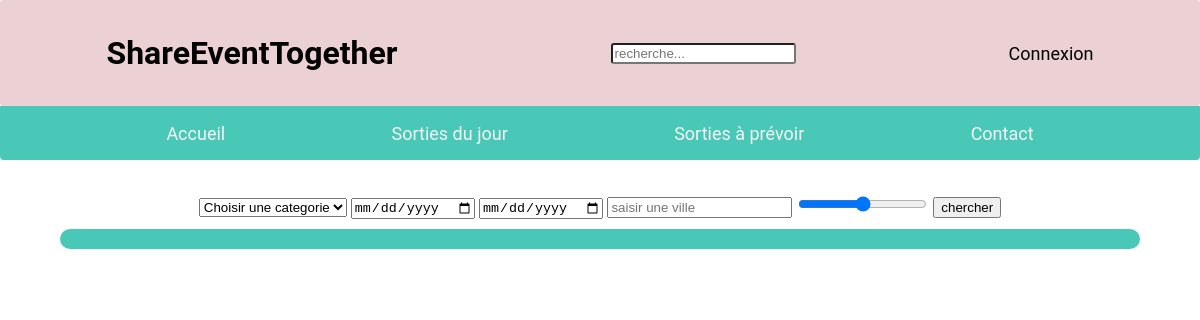
The app's page /php/sortieAPrevoir.php, older data.
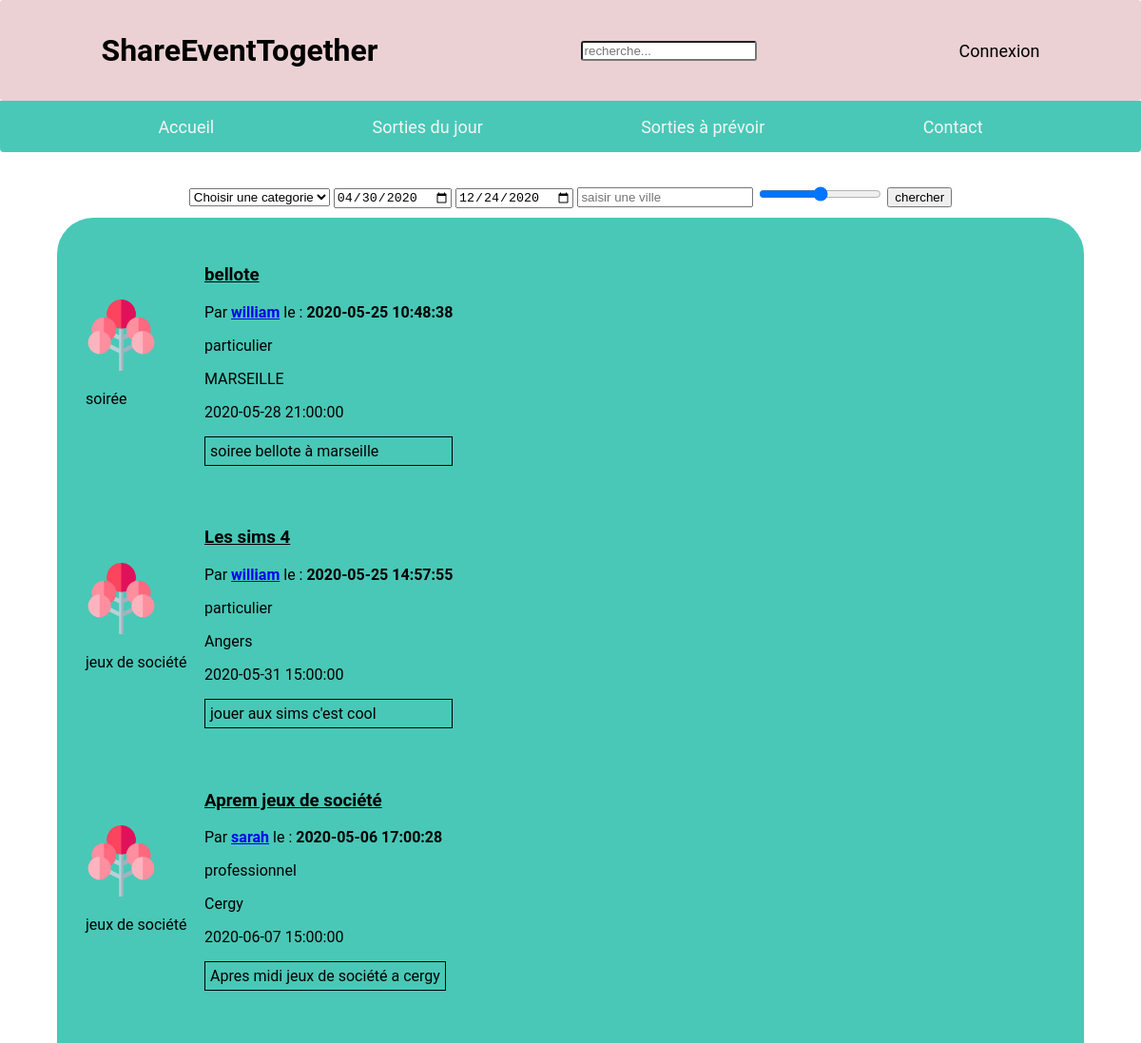
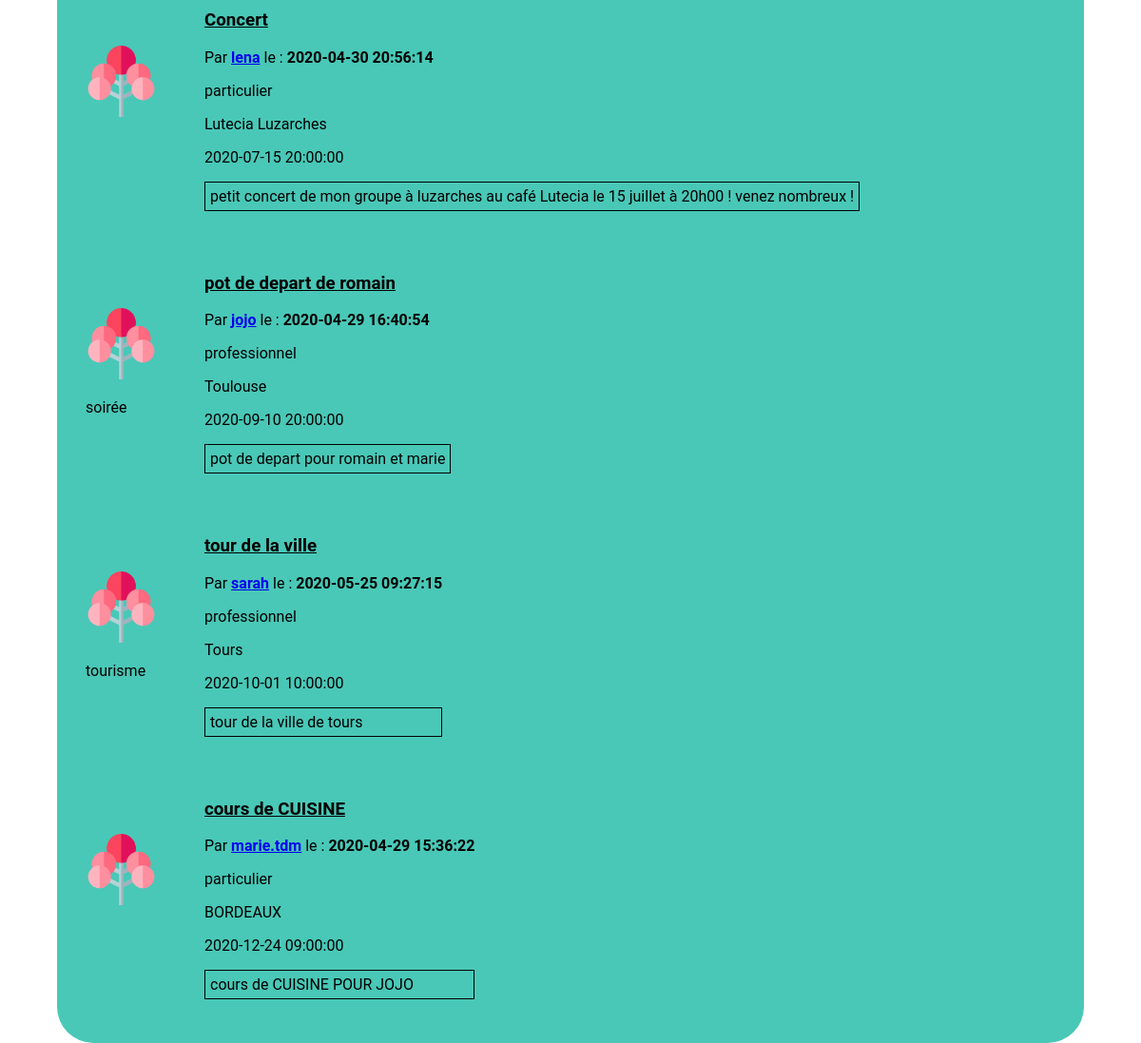
The same page, newer data (2 pictures, top to bottom).
### tables this page shows
CREATE TABLE `evenements` (
  `id_evenement` int(11) NOT NULL,
  `id_utilisateur` int(11) NOT NULL,
  `date_poste` datetime NOT NULL DEFAULT CURRENT_TIMESTAMP,
  `description` text NOT NULL,
  `date_evenement` datetime NOT NULL,
  `titre_evenement` varchar(250) NOT NULL,
  `id_karma` int(11) DEFAULT NULL,
  `lieu` varchar(255) DEFAULT NULL,
  `id_categorie` int(11) DEFAULT NULL
);

CREATE TABLE `categorie_evenements` (
  `id_categorie` int(11) NOT NULL,
  `nom_categorie` varchar(100) NOT NULL
);

CREATE TABLE `utilisateurs` (
  `id_utilisateur` int(11) NOT NULL,
  `prenom` varchar(100) NOT NULL,
  `nom` varchar(100) NOT NULL,
  `date_naissance` date NOT NULL,
  `adresse` varchar(250) NOT NULL,
  `code_postale` int(5) NOT NULL,
  `pays` varchar(100) NOT NULL,
  `telephone` int(10) NOT NULL,
  `mail` varchar(250) NOT NULL,
  `pseudo` varchar(100) NOT NULL,
  `mot_de_passe` varchar(255) NOT NULL,
  `type_utilisateur` varchar(50) NOT NULL,
  `ville` varchar(200) NOT NULL,
  `date_creation_utilisateur` datetime DEFAULT CURRENT_TIMESTAMP
);

### php/sortieAPrevoir.php (the view, shortened to what this page needs)
<!DOCTYPE html>
<html lang="fr">
<head>
    <link rel="stylesheet" href="../assets/css/sortie.css"/>
</head>
<body>
<?php
if (isset($_SESSION['username'])) {
    require("headerConnect.php");
} else {
    require("headerDisconnect.php");
}
?>
<?php
require("../controllers/bdd.php");
?>
<form action="filtre.php" method="post" class="filtre">
    <select name="categorie">
        <option value="NULL">Choisir une categorie</option>
    </select>
    <?php
    $req = $bdd->query('SELECT MIN(DATE(date_evenement)) as date_min, MAX(DATE(date_evenement)) as date_max FROM evenements');
    while ($donnees = $req->fetch()) {
        ?>
        <input type="date" name="date_debut" value="<?php echo $donnees['date_min']; ?>">
        <input type="date" name="date_fin" value="<?php echo $donnees['date_max']; ?>">
        <?php
    }
    ?>
    <input type="text" name="localisation" placeholder="saisir une ville">
    <input type="range" name="karma" min="0" max="10">
    <input type="submit" value="chercher">
</form>
<section class="fond">
    <?php
    $reponse = $bdd->query('SELECT ut.* , ev.*, ce.* FROM evenements as ev left join utilisateurs as ut
        on ev.id_utilisateur= ut.id_utilisateur left join categorie_evenements as ce on ce.id_categorie = ev.id_categorie
        where DATE(ev.date_evenement) > DATE(now()) order by DATE(ev.date_evenement) ASC');
    while ($donnees = $reponse->fetch()) {
        ?>
        <div class="listOfEvent">
            <ul class="collectionItem">
                <div class="pictureEvent">
                    <img id="imgTree" src="../assets/images/arbre_icon.png"/>
                    <p><?php echo $donnees['nom_categorie']; ?></p>
                </div>
                <div class="pictureEvent">
                    <h3 class="titleOfEvent"><?php echo $donnees['titre_evenement']; ?> </h3>
                    <p><?php echo "Par " ?> <b><a
                                    href="profilUser.php?id_user= <?php echo $donnees['id_utilisateur'] ?>"> <?php echo $donnees['pseudo'] ?></a></b>
                        le : <b> <?php echo $donnees['date_poste'] ?></b></p>
                    <p><?php echo $donnees['type_utilisateur']; ?></p>
                    <p><?php echo $donnees['lieu']; ?></p>
                    <p><?php echo $donnees['date_evenement']; ?></p>
                    <p class="description"><?php echo $donnees['description']; ?></p>
                </div>
            </ul>
        </div>
        <?php
    }
    ?>
</section>
</body>
</html>

### php/headerDisconnect.php (shortened to what this page needs)
<html>
<head>
    <link rel="stylesheet" href="../assets/css/headerConnect.css"/>
</head>
<header class="header">
    <div class="menuHaut">
        <h1 id="title"> ShareEventTogether</h1>
        <input id="search" type="text" placeholder="recherche...">
        <a id="connect" href="connect.php"> Connexion </a>
    </div>
    <div class="menuBas">
        <a href="index.php"> Accueil</a>
        <a href="sortieDuJour.php"> Sorties du jour</a>
        <a href="sortieAPrevoir.php"> Sorties à prévoir</a>
        <a href="contact.php"> Contact</a>
    </div>
</header>
</html>

### assets/css/sortie.css (style rules this page uses)
body { margin: 0 !important; font-family: 'Roboto', sans-serif; }
.fond { display: flex; margin-left: 5%; margin-right: 5%; padding: 10px 10px 10px 10px; background: rgba(23, 185, 163, 0.78) !important; border-radius: 38px; top: 195px; }
#search { border-radius: 3px; }
.fond { display: block; }
#imgTree { width: 75px; padding-right: 50px; margin-top: 45%; }
.titleOfEvent { text-decoration: underline; }
.collectionItem { display: flex; flex-direction: row; margin: 10px; padding: 10px; }
.description { border: 1px solid black; padding: 5px; }
.filtre { text-align: center; padding: 10px; }

### assets/css/headerConnect.css (style rules this page uses)
body { margin: 0 !important; font-family: 'Roboto', sans-serif; }
header { margin-bottom: 2%; }
.menuHaut { display: flex; width: 100%; height: 106px; background : #EBD1D3 !important; border-radius: 3px; align-items: center; justify-content: space-around; }
.menuBas { display: flex; width: 100%; height: 54px; background : rgba(23, 185, 163, 0.78) !important; border-radius: 0px 0px 4px 4px; justify-content: space-evenly; align-items: center; }
.menuHaut a { text-decoration: none; color: black; font-size: large; }
.menuBas a { text-decoration: none; color: whitesmoke; font-size: large; }

Row changes from the older to the newer data that the page shows:
added evenements: id_categorie.nom_categorie "soirée", titre_evenement "bellote", id_utilisateur.pseudo "william", date_poste "2020-05-25 10:48:38", id_utilisateur.type_utilisateur "particulier", lieu "MARSEILLE", date_evenement "2020-05-28 21:00:00", description "soiree bellote à marseille"
added evenements: id_categorie.nom_categorie "jeux de société", titre_evenement "Les sims 4", id_utilisateur.pseudo "william", date_poste "2020-05-25 14:57:55", id_utilisateur.type_utilisateur "particulier", lieu "Angers", date_evenement "2020-05-31 15:00:00", description "jouer aux sims c'est cool"
added evenements: id_categorie.nom_categorie "jeux de société", titre_evenement "Aprem jeux de société", id_utilisateur.pseudo "sarah", date_poste "2020-05-06 17:00:28", id_utilisateur.type_utilisateur "professionnel", lieu "Cergy", date_evenement "2020-06-07 15:00:00", description "Apres midi jeux de société a cergy"
added evenements: titre_evenement "Concert", id_utilisateur.pseudo "lena", date_poste "2020-04-30 20:56:14", id_utilisateur.type_utilisateur "particulier", lieu "Lutecia Luzarches", date_evenement "2020-07-15 20:00:00", description "petit concert de mon groupe à luzarches au café Lutecia le 15 juillet à 20h00 ! venez nombreux !"
added evenements: id_categorie.nom_categorie "soirée", titre_evenement "pot de depart de romain", id_utilisateur.pseudo "jojo", date_poste "2020-04-29 16:40:54", id_utilisateur.type_utilisateur "professionnel", lieu "Toulouse", date_evenement "2020-09-10 20:00:00", description "pot de depart pour romain et marie"
added evenements: id_categorie.nom_categorie "tourisme", titre_evenement "tour de la ville", id_utilisateur.pseudo "sarah", date_poste "2020-05-25 09:27:15", id_utilisateur.type_utilisateur "professionnel", lieu "Tours", date_evenement "2020-10-01 10:00:00", description "tour de la ville de tours"
added evenements: titre_evenement "cours de CUISINE", id_utilisateur.pseudo "marie.tdm", date_poste "2020-04-29 15:36:22", id_utilisateur.type_utilisateur "particulier", lieu "BORDEAUX", date_evenement "2020-12-24 09:00:00", description "cours de CUISINE POUR JOJO"
Text that changed along with them:
form field date_debut: (not shown) → "04/30/2020"
form field date_fin: (not shown) → "12/24/2020"
